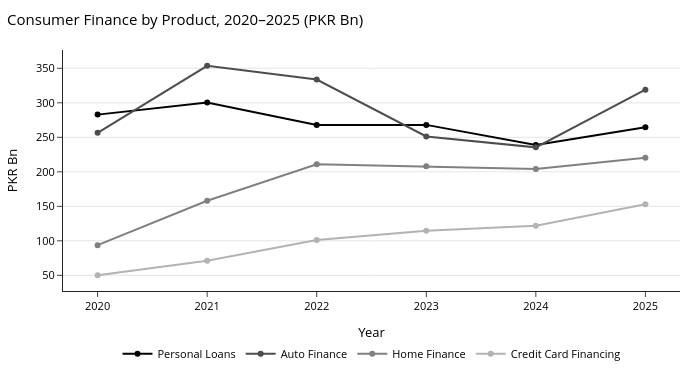

The notebook cell saved with this chart:
### Markdown cell above
#### Outcome

| Product | Nominal CAGR | Real CAGR | 2020 value | 2025 value |
|---------|--------------|-----------|------------|--------------------------|
| Credit Card Financing | 25.0% | 8.8% | 50.2 | 76.4 |
| Home Finance | 18.6% | 3.3% | 93.7 | 110.0 |
| Auto Finance | 4.5% | −9.1% | 256.5 | 159.4 |
| Personal Loans | −1.3% | −14.1% | 282.9 | 132.2 |

*Values in PKR billion.*

- **The total market shrank in real terms.** Adjusted to 2020 prices, it fell from PKR 683.3 bn to about PKR 478.0 bn, a real decline of about 6.9% a year.
- **Only credit card financing and home finance grew after inflation.**
- **Personal loans had the largest real decline.** They lost more than half of their real value.



Only **credit card financing and home finance** grew in real terms. **Personal loans fell from PKR 282.9 bn to PKR 132.2 bn** in 2020 prices, losing more than half of their real value.

**Key takeaway:** The fall in personal loans reflects reduced supply due to tighter regulation and high interest rates, not weak demand. Once rates eased in 2025, personal lending started growing again.

### Code cell
import plotly.graph_objects as go

products_plot = {
    "Personal_Loans": ("Personal Loans", "#000000"),
    "Auto_Finance": ("Auto Finance", "#4D4D4D"),
    "Home_Finance": ("Home Finance", "#808080"),
    "Credit_Card_Financing": ("Credit Card Financing", "#B3B3B3")
}

fig = go.Figure([
    go.Scatter(
        x=product_analysis["Year"], y=product_analysis[col],
        mode="lines+markers", name=name,
        line=dict(color=color, width=2),
        hovertemplate=f"{name}<br>Year: %{{x}}<br>PKR %{{y:.1f}} Bn<extra></extra>"
    )
    for col, (name, color) in products_plot.items()
])

fig.update_layout(
    title=dict(text="Consumer Finance by Product, 2020–2025 (PKR Bn)", x=0.01),
    template="simple_white", width=700, height=380,
    xaxis=dict(title="Year", tickmode="linear", dtick=1),
    yaxis=dict(title="PKR Bn", showgrid=True, gridcolor="#E5E5E5"),
    legend=dict(orientation="h", y=-0.2, x=0.5, xanchor="center"),
    font=dict(size=11, color="black"),
    margin=dict(l=50, r=20, t=50, b=70)
)

fig.show()

### Figure 1 — Plotly figure (JSON) as saved in the notebook; plotly's stock layout.template omitted (floating-point values rounded to 4 significant figures)
{"data": [{"hovertemplate": "Personal Loans<br>Year: %{x}<br>PKR %{y:.1f} Bn<extra></extra>", "line": {"color": "#000000", "width": 2}, "mode": "lines+markers", "name": "Personal Loans", "type": "scatter", "x": [2020, 2021, 2022, 2023, 2024, 2025], "y": [282.9, 300.5, 267.9, 268.0, 239.0, 264.6]}, {"hovertemplate": "Auto Finance<br>Year: %{x}<br>PKR %{y:.1f} Bn<extra></extra>", "line": {"color": "#4D4D4D", "width": 2}, "mode": "lines+markers", "name": "Auto Finance", "type": "scatter", "x": [2020, 2021, 2022, 2023, 2024, 2025], "y": [256.5, 353.6, 333.8, 251.2, 235.4, 319.0]}, {"hovertemplate": "Home Finance<br>Year: %{x}<br>PKR %{y:.1f} Bn<extra></extra>", "line": {"color": "#808080", "width": 2}, "mode": "lines+markers", "name": "Home Finance", "type": "scatter", "x": [2020, 2021, 2022, 2023, 2024, 2025], "y": [93.7, 158.0, 211.0, 208.0, 204.0, 220.3]}, {"hovertemplate": "Credit Card Financing<br>Year: %{x}<br>PKR %{y:.1f} Bn<extra></extra>", "line": {"color": "#B3B3B3", "width": 2}, "mode": "lines+markers", "name": "Credit Card Financing", "type": "scatter", "x": [2020, 2021, 2022, 2023, 2024, 2025], "y": [50.2, 71.0, 101.3, 114.7, 122.0, 153.0]}], "layout": {"font": {"color": "black", "size": 11}, "height": 380, "legend": {"orientation": "h", "x": 0.5, "xanchor": "center", "y": -0.2}, "margin": {"b": 70, "l": 50, "r": 20, "t": 50}, "title": {"text": "Consumer Finance by Product, 2020–2025 (PKR Bn)", "x": 0.01}, "width": 700, "xaxis": {"dtick": 1, "tickmode": "linear", "title": {"text": "Year"}}, "yaxis": {"gridcolor": "#E5E5E5", "showgrid": true, "title": {"text": "PKR Bn"}}}}
